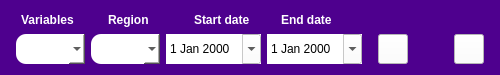
     <widget class="QWidget" name="topBar" native="true">
      <property name="sizePolicy">
       <sizepolicy hsizetype="Expanding" vsizetype="Fixed">
        <horstretch>0</horstretch>
        <verstretch>0</verstretch>
       </sizepolicy>
      </property>
      <property name="minimumSize">
       <size>
        <width>500</width>
        <height>75</height>
       </size>
      </property>
      <property name="maximumSize">
       <size>
        <width>16777215</width>
        <height>75</height>
       </size>
      </property>
      <property name="styleSheet">
       <string notr="true">background-color: rgb(78, 0, 142);
</string>
      </property>
      <layout class="QVBoxLayout" name="verticalLayout_2">
       <property name="leftMargin">
        <number>16</number>
       </property>
       <property name="rightMargin">
        <number>16</number>
       </property>
       <item>
        <layout class="QHBoxLayout" name="horizontalLayout_5">
         <property name="spacing">
          <number>6</number>
         </property>
         <item>
          <widget class="QLabel" name="label_6">
           <property name="sizePolicy">
            <sizepolicy hsizetype="Expanding" vsizetype="Preferred">
             <horstretch>0</horstretch>
             <verstretch>0</verstretch>
            </sizepolicy>
           </property>
           <property name="font">
            <font>
             <pointsize>9</pointsize>
             <bold>true</bold>
            </font>
           </property>
           <property name="styleSheet">
            <string notr="true">color: rgb(255, 255, 255);</string>
           </property>
           <property name="text">
            <string>Variables</string>
           </property>
           <property name="alignment">
            <set>Qt::AlignLeading|Qt::AlignLeft|Qt::AlignVCenter</set>
           </property>
           <property name="indent">
            <number>5</number>
           </property>
          </widget>
         </item>
         <item>
          <widget class="QLabel" name="label_5">
           <property name="enabled">
            <bool>true</bool>
           </property>
           <property name="sizePolicy">
            <sizepolicy hsizetype="Expanding" vsizetype="Preferred">
             <horstretch>0</horstretch>
             <verstretch>0</verstretch>
            </sizepolicy>
           </property>
           <property name="font">
            <font>
             <pointsize>9</pointsize>
             <bold>true</bold>
            </font>
           </property>
           <property name="styleSheet">
            <string notr="true">color: rgb(255, 255, 255);</string>
           </property>
           <property name="text">
            <string>Region</string>
           </property>
           <property name="alignment">
            <set>Qt::AlignLeading|Qt::AlignLeft|Qt::AlignVCenter</set>
           </property>
           <property name="indent">
            <number>5</number>
           </property>
          </widget>
         </item>
         <item>
          <widget class="QLabel" name="label_4">
           <property name="sizePolicy">
            <sizepolicy hsizetype="Expanding" vsizetype="Preferred">
             <horstretch>0</horstretch>
             <verstretch>0</verstretch>
            </sizepolicy>
           </property>
           <property name="font">
            <font>
             <pointsize>9</pointsize>
             <bold>true</bold>
            </font>
           </property>
           <property name="styleSheet">
            <string notr="true">color: rgb(255, 255, 255);</string>
           </property>
           <property name="text">
            <string>Start date</string>
           </property>
           <property name="alignment">
            <set>Qt::AlignLeading|Qt::AlignLeft|Qt::AlignVCenter</set>
           </property>
           <property name="indent">
            <number>5</number>
           </property>
          </widget>
         </item>
         <item>
          <widget class="QLabel" name="label_3">
           <property name="sizePolicy">
            <sizepolicy hsizetype="Expanding" vsizetype="Preferred">
             <horstretch>0</horstretch>
             <verstretch>0</verstretch>
            </sizepolicy>
           </property>
           <property name="font">
            <font>
             <pointsize>9</pointsize>
             <bold>true</bold>
            </font>
           </property>
           <property name="styleSheet">
            <string notr="true">color: rgb(255, 255, 255);</string>
           </property>
           <property name="text">
            <string>End date</string>
           </property>
           <property name="alignment">
            <set>Qt::AlignLeading|Qt::AlignLeft|Qt::AlignVCenter</set>
           </property>
           <property name="indent">
            <number>5</number>
           </property>
          </widget>
         </item>
         <item>
          <spacer name="horizontalSpacer_2">
           <property name="orientation">
            <enum>Qt::Horizontal</enum>
           </property>
           <property name="sizeType">
            <enum>QSizePolicy::Preferred</enum>
           </property>
           <property name="sizeHint" stdset="0">
            <size>
             <width>128</width>
             <height>0</height>
            </size>
           </property>
          </spacer>
         </item>
        </layout>
       </item>
       <item>
        <layout class="QHBoxLayout" name="menuLayout">
         <item>
          <widget class="MultiComboBox" name="dataComboBox">
           <property name="sizePolicy">
            <sizepolicy hsizetype="Expanding" vsizetype="Fixed">
             <horstretch>0</horstretch>
             <verstretch>0</verstretch>
            </sizepolicy>
           </property>
           <property name="minimumSize">
            <size>
             <width>0</width>
             <height>30</height>
            </size>
           </property>
           <property name="contextMenuPolicy">
            <enum>Qt::PreventContextMenu</enum>
           </property>
           <property name="accessibleName">
            <string/>
           </property>
           <property name="autoFillBackground">
            <bool>false</bool>
           </property>
           <property name="styleSheet">
            <string notr="true">background-color: rgb(255, 255, 255);
border-radius: 10px;</string>
           </property>
          </widget>
         </item>
         <item>
          <widget class="MultiComboBox" name="stationComboBox">
           <property name="sizePolicy">
            <sizepolicy hsizetype="Expanding" vsizetype="Fixed">
             <horstretch>0</horstretch>
             <verstretch>0</verstretch>
            </sizepolicy>
           </property>
           <property name="minimumSize">
            <size>
             <width>0</width>
             <height>30</height>
            </size>
           </property>
           <property name="contextMenuPolicy">
            <enum>Qt::PreventContextMenu</enum>
           </property>
           <property name="autoFillBackground">
            <bool>false</bool>
           </property>
           <property name="styleSheet">
            <string notr="true">background-color: rgb(255, 255, 255);
border-radius: 10px;</string>
           </property>
          </widget>
         </item>
         <item>
          <widget class="QDateEdit" name="dateBegin">
           <property name="sizePolicy">
            <sizepolicy hsizetype="Expanding" vsizetype="Fixed">
             <horstretch>0</horstretch>
             <verstretch>0</verstretch>
            </sizepolicy>
           </property>
           <property name="minimumSize">
            <size>
             <width>0</width>
             <height>30</height>
            </size>
           </property>
           <property name="contextMenuPolicy">
            <enum>Qt::PreventContextMenu</enum>
           </property>
           <property name="autoFillBackground">
            <bool>true</bool>
           </property>
           <property name="styleSheet">
            <string notr="true">background-color: rgb(255, 255, 255);</string>
           </property>
           <property name="frame">
            <bool>false</bool>
           </property>
           <property name="maximumDate">
            <date>
             <year>2025</year>
             <month>12</month>
             <day>31</day>
            </date>
           </property>
           <property name="calendarPopup">
            <bool>true</bool>
           </property>
          </widget>
         </item>
         <item>
          <widget class="QDateEdit" name="dateEnd">
           <property name="sizePolicy">
            <sizepolicy hsizetype="Expanding" vsizetype="Fixed">
             <horstretch>0</horstretch>
             <verstretch>0</verstretch>
            </sizepolicy>
           </property>
           <property name="minimumSize">
            <size>
             <width>0</width>
             <height>30</height>
            </size>
           </property>
           <property name="contextMenuPolicy">
            <enum>Qt::PreventContextMenu</enum>
           </property>
           <property name="autoFillBackground">
            <bool>true</bool>
           </property>
           <property name="styleSheet">
            <string notr="true">background-color: rgb(255, 255, 255);</string>
           </property>
           <property name="wrapping">
            <bool>false</bool>
           </property>
           <property name="frame">
            <bool>false</bool>
           </property>
           <property name="showGroupSeparator" stdset="0">
            <bool>false</bool>
           </property>
           <property name="calendarPopup">
            <bool>true</bool>
           </property>
          </widget>
         </item>
         <item>
          <spacer name="horizontalSpacer_10">
           <property name="orientation">
            <enum>Qt::Horizontal</enum>
           </property>
           <property name="sizeType">
            <enum>QSizePolicy::Fixed</enum>
           </property>
           <property name="sizeHint" stdset="0">
            <size>
             <width>10</width>
             <height>20</height>
            </size>
           </property>
          </spacer>
         </item>
         <item>
          <widget class="QPushButton" name="addButton">
           <property name="sizePolicy">
            <sizepolicy hsizetype="Fixed" vsizetype="Fixed">
             <horstretch>0</horstretch>
             <verstretch>0</verstretch>
            </sizepolicy>
           </property>
           <property name="minimumSize">
            <size>
             <width>30</width>
             <height>0</height>
            </size>
           </property>
           <property name="maximumSize">
            <size>
             <width>30</width>
             <height>30</height>
            </size>
           </property>
           <property name="autoFillBackground">
            <bool>false</bool>
           </property>
           <property name="styleSheet">
            <string notr="true">background-color: rgb(255, 255, 255);
</string>
           </property>
           <property name="text">
            <string/>
           </property>
           <property name="default">
            <bool>false</bool>
           </property>
           <property name="flat">
            <bool>false</bool>
           </property>
          </widget>
         </item>
         <item>
          <spacer name="horizontalSpacer">
           <property name="orientation">
            <enum>Qt::Horizontal</enum>
           </property>
           <property name="sizeType">
            <enum>QSizePolicy::Fixed</enum>
           </property>
           <property name="sizeHint" stdset="0">
            <size>
             <width>40</width>
             <height>20</height>
            </size>
           </property>
          </spacer>
         </item>
         <item>
          <widget class="QPushButton" name="settingsButton">
           <property name="sizePolicy">
            <sizepolicy hsizetype="Fixed" vsizetype="Fixed">
             <horstretch>0</horstretch>
             <verstretch>0</verstretch>
            </sizepolicy>
           </property>
           <property name="minimumSize">
            <size>
             <width>30</width>
             <height>30</height>
            </size>
           </property>
           <property name="maximumSize">
            <size>
             <width>30</width>
             <height>30</height>
            </size>
           </property>
           <property name="autoFillBackground">
            <bool>false</bool>
           </property>
           <property name="styleSheet">
            <string notr="true">background-color: rgb(255, 255, 255);</string>
           </property>
           <property name="text">
            <string/>
           </property>
           <property name="checkable">
            <bool>true</bool>
           </property>
           <property name="flat">
            <bool>false</bool>
           </property>
          </widget>
         </item>
        </layout>
       </item>
      </layout>
     </widget>
